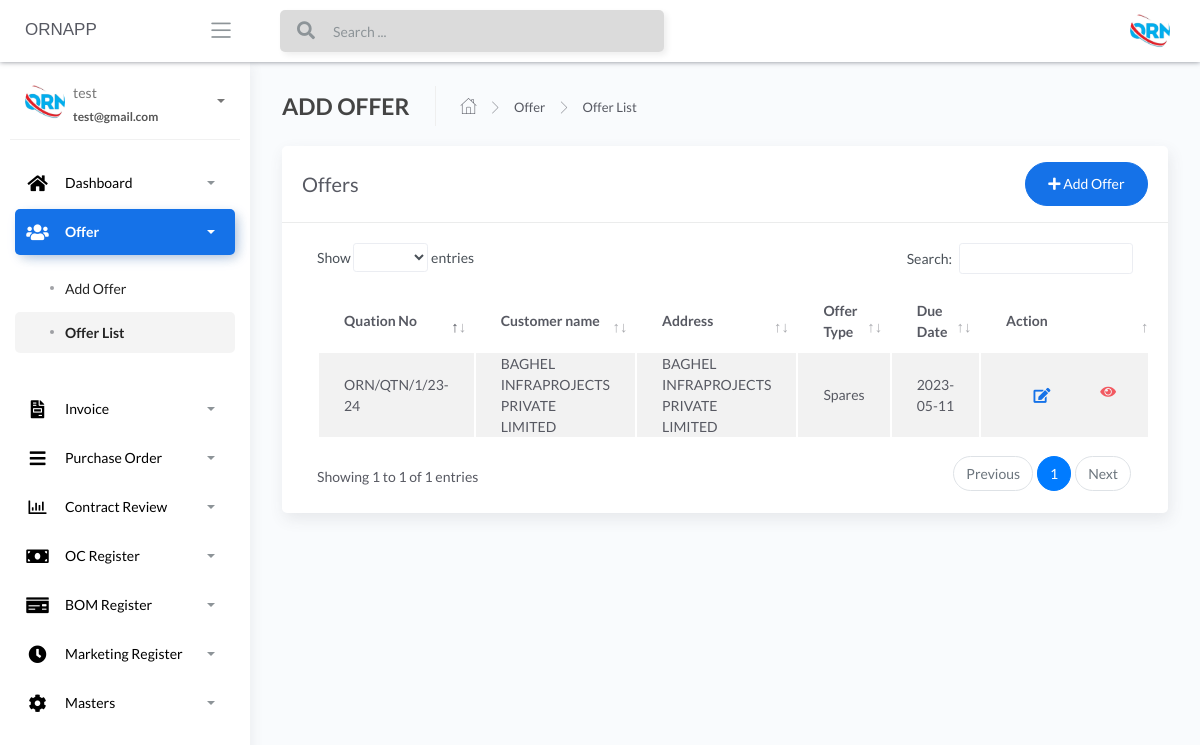
Before: /offer-offerlist (signed in) with the older database file.
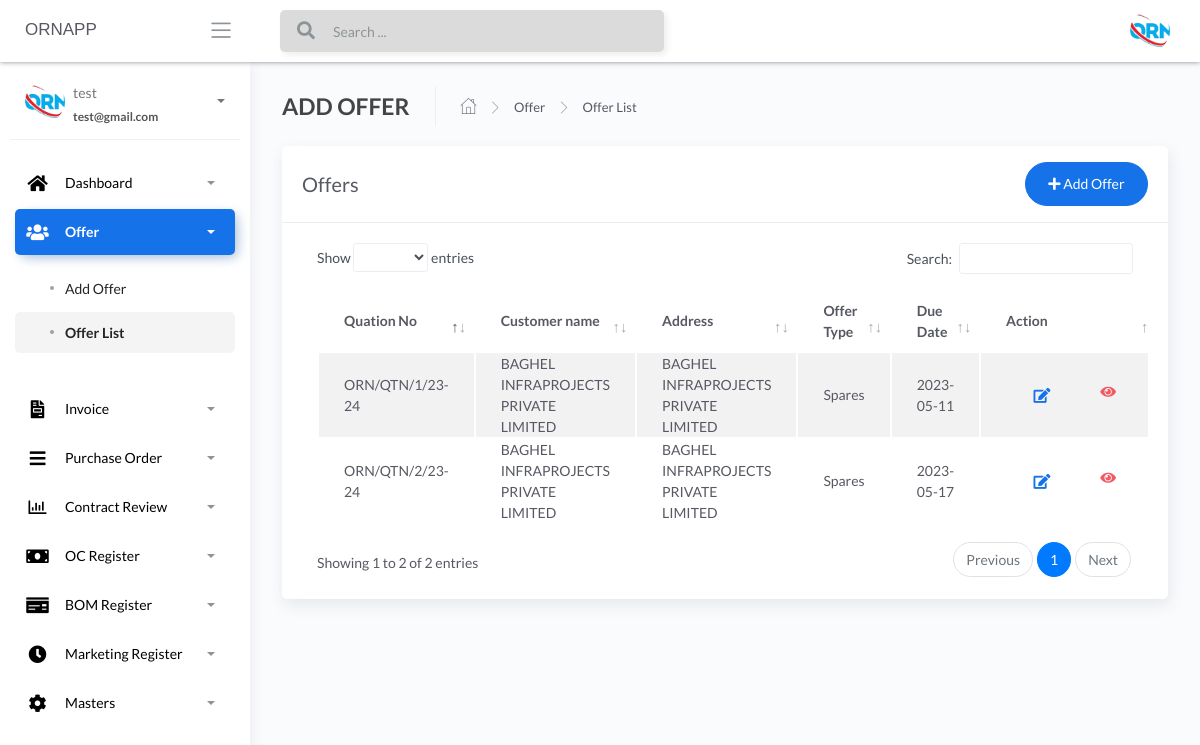
After: the same page with the newer database file.
### apps/authentication/models.py (models this page shows, shortened)
class Users(db.Model, UserMixin):
    __tablename__ = 'Users'
    id = db.Column(db.Integer, primary_key=True)
    username = db.Column(db.String(64), unique=True)
    email = db.Column(db.String(64), unique=True)
    password = db.Column(db.LargeBinary)

### apps/home/models.py (models this page shows, shortened)
class AddOffer(db.Model):
    __tablename__ = "addoffer"
    id = db.Column(db.Integer, primary_key=True)
    customer_name_offer = db.Column(db.String())
    due_date_offer = db.Column(db.String())
    offer_type_offer = db.Column(db.String())
    quotation_number_offer = db.Column(db.String())
    marketing_person_offer = db.Column(db.String())
    currency_type_offer = db.Column(db.String())
    product_kit_offer_json = db.Column(db.String())
    total_amount_offer = db.Column(db.Float())
    freight_offer = db.Column(db.Float())
    cgst_igst_type_offer = db.Column(db.String())
    pf_percentage_offer = db.Column(db.Float())
    gst_offer = db.Column(db.Float())
    grand_total_offer = db.Column(db.Float())
    subject_offer = db.Column(db.String())
    reference_offer = db.Column(db.String())
    description_offer = db.Column(db.String())
    footer_description_offer = db.Column(db.String())
    notes_offer = db.Column(db.String())
    price_basis_offer = db.Column(db.String())
    PandFcharges_offer = db.Column(db.String())
    igst_terms_offer = db.Column(db.String())
    hsn_code_offer = db.Column(db.String())
    payment_terms_offer = db.Column(db.String())
    delivery_terms_offer = db.Column(db.String())
    freight_terms_offer = db.Column(db.String())
    validity_terms_offer = db.Column(db.String())
    warrenty_terms_offer = db.Column(db.String())
    contract_review_Order_No = db.Column(db.String())
    contract_review_Order_Date = db.Column(db.String())
    contract_review_PO_Qty = db.Column(db.Integer())
    contract_review_Billing_Address = db.Column(db.String())
    contract_review_Delivery_Address_1 = db.Column(db.String())
    contract_review_Delivery_Address_2 = db.Column(db.String())
    contract_review_Delivery_Address_3 = db.Column(db.String())
    contract_review_Delivery_Address_4 = db.Column(db.String())
    contract_review_Delivery_Address_5 = db.Column(db.String())
    contract_review_Offer_No = db.Column(db.String())
    contract_review_Total_Cost = db.Column(db.Float())
    contract_review_price = db.Column(db.String())
    contract_review_price_1 = db.Column(db.String())
    contract_review_price_2 = db.Column(db.String())
    contract_review_packing_and_Forwarding = db.Column(db.String())
    contract_review_packing_and_Forwarding_1 = db.Column(db.String())
    contract_review_packing_and_Forwarding_2 = db.Column(db.String())
    contract_review_gst = db.Column(db.String())
    contract_review_gst_1 = db.Column(db.String())
    contract_review_gst_2 = db.Column(db.String())
    contract_review_delivery = db.Column(db.String())
    contract_review_delivery_1 = db.Column(db.String())
    contract_review_delivery_2 = db.Column(db.String())
    contract_review_warrantly = db.Column(db.String())
    contract_review_warrantly_1 = db.Column(db.String())
    contract_review_warrantly_2 = db.Column(db.String())
    contract_review_terms_of_pay = db.Column(db.String())
    contract_review_terms_of_pay_1 = db.Column(db.String())
    contract_review_terms_of_pay_2 = db.Column(db.String())
    contract_review_freight = db.Column(db.String())
    contract_review_freight_1 = db.Column(db.String())
    contract_review_freight_2 = db.Column(db.String())
    contract_review_preferred_transporter = db.Column(db.String())
    contract_review_preferred_transporter_1 = db.Column(db.String())
    contract_review_preferred_transporter_2 = db.Column(db.String())
    contract_review_contact_person = db.Column(db.String())
    contract_review_telephone_number = db.Column(db.String())
    contract_review_email_id = db.Column(db.String())
    contract_review_notes = db.Column(db.String())
    contract_review_approve = db.Column(db.INT())
    offer_conformation_number = db.Column(db.String())

### apps/home/routes.py (the view)
@blueprint.route('/offer-offerlist', methods=['GET', 'POST'])
@login_required
def retrieve_list():
    add_user = AddOffer.query.all()
    return render_template('home/users.html',add_user=add_user, segment='offer-offerlist')

### apps/__init__.py (called while the page is built)
def configure_database(app):
    @app.before_first_request
    def initialize_database():
        db.create_all()
    @app.teardown_request
    def shutdown_session(exception=None):
        db.session.remove()

### apps/authentication/models.py (called while the page is built)
@login_manager.user_loader
def user_loader(id):
    return Users.query.filter_by(id=id).first()

### apps/templates/home/users.html (shortened to what this page needs)
{% extends "layouts/base.html" %}
{% block content %}
	<div class="content">
		<div class="page-inner">
			<div class="page-header">
				<h4 class="page-title">ADD OFFER</h4>
				<ul class="breadcrumbs">
					<li class="nav-home">
						<a href="#">
							<i class="flaticon-home"></i>
						</a>
					</li>
					<li class="separator">
						<i class="flaticon-right-arrow"></i>
					</li>
					<li class="nav-item">
						<a href="#">Offer</a>
					</li>
					<li class="separator">
						<i class="flaticon-right-arrow"></i>
					</li>
					<li class="nav-item">
						<a href="#">Offer List</a>
					</li>
				</ul>
			</div>
			<div class="row">
				<div class="col-md-12">
					<div class="card">
						<div class="card-header">
							<div class="d-flex align-items-center">
								<h4 class="card-title">Offers</h4>
								<a href="/offer-addoffer" class="ml-auto">
									<button class="btn btn-primary btn-round ml-auto" data-toggle="modal"
										data-target="#addRowModal">
										<i class="fa fa-plus"></i>
										Add Offer
									</button>
								</a>
							</div>
						</div>
						<div class="card-body">
							<div class="table-responsive">
								<table id="add-row" class="display table table-striped table-hover" >
									<thead>
										<tr>
											<th>Quation No</th>
											<th>Customer name</th>
                                            <th>Address</th>
											<th>Offer Type</th>
											<th>Due Date</th>
											<th style="width: 10%">Action</th>
										</tr>
									</thead>
									<tbody>
										{% for user in add_user %}
											<tr
											{% if loop.index %2==0 %}
											{% else %}
											{% endif %}
											>
											<td>{{user.quotation_number_offer}}</td>
											<td>{{user.customer_name_offer}}</td>
											<td>{{user.customer_name_offer}}</td>
											<td>{{user.offer_type_offer}}</td>
											<td>{{user.due_date_offer}}</td>
											<td>
											<div class="form-button-action">
											<span style="font-size: 24px;color:green;">
											<a href="/" type="button" data-toggle="tooltip" title="" class="btn btn-link btn-primary btn-lg" data-original-title="Edit Task"> <i class="fas fa-edit" ></i></a>
											</span>
											<span style="font-size: 24px;color:red;">
											<a href="/{{user.id}}/offer_pdf" type="button" data-toggle="tooltip" title="" class="btn btn-link btn-danger" data-original-title="view"> <i class="fa fa-eye"></i></a>
											</span>
											</div>
											</td>
										</tr>
									{% endfor %}
									</tbody>
								</table>
							</div>
						</div>
					</div>
				</div>
			</div>
		</div>
	</div>
{% endblock content %}

### apps/templates/layouts/base.html (shortened to what this page needs)
<!DOCTYPE html>
<html lang="en">
<head>
	<link rel="stylesheet" href="/static/assets/css/bootstrap.min.css">
	<link rel="stylesheet" href="/static/assets/css/atlantis.min.css">
</head>
<body data-background-color="white">
	<div class="wrapper">
        {% include 'includes/navigation.html' %}
        {% include 'includes/sidebar.html' %}
		<div class="main-panel">
			{% block content %}{% endblock content %}
		</div>
	</div>
</body>
</html>

### apps/templates/includes/navigation.html (shortened to what this page needs)
		<div class="main-header">
			<div class="logo-header" data-background-color="white">
				<a href="" class="logo">
					<h style="font-family: Arial">ORNAPP</h>
				</a>
				<div class="nav-toggle">
					<button class="btn btn-toggle toggle-sidebar">
						<i class="icon-menu"></i>
					</button>
				</div>
			</div>
			<nav class="navbar navbar-header navbar-expand-lg" data-background-color="white">
				{% if current_user.is_authenticated %}
				<div class="container-fluid">
					<div class="collapse" id="search-nav">
						<form class="navbar-left navbar-form nav-search mr-md-3">
							<div class="input-group">
								<div class="input-group-prepend">
									<button type="submit" class="btn btn-search pr-1">
										<i class="fa fa-search search-icon"></i>
									</button>
								</div>
								<input type="text" placeholder="Search ..." class="form-control">
							</div>
						</form>
					</div>
					<ul class="navbar-nav topbar-nav ml-md-auto align-items-center">
						<li class="nav-item dropdown hidden-caret">
							<a class="dropdown-toggle profile-pic" data-toggle="dropdown" href="#" aria-expanded="false">
								<div class="avatar-sm">
									<img src="/static/assets/img/logo.jpg" alt="..." class="avatar-img rounded-circle">
								</div>
							</a>
						</li>
					</ul>
				</div>
				{% endif %}
			</nav>
        </div>

### apps/templates/includes/sidebar.html (shortened to what this page needs)
		<div class="sidebar sidebar-style-2" data-background-color="white">
			<div class="sidebar-wrapper scrollbar scrollbar-inner">
				<div class="sidebar-content">
				{% if current_user.is_authenticated %}
					<div class="user">
						<div class="avatar-sm float-left mr-2">
							<img src="/static/assets/img/logo.jpg" alt="..." class="avatar-img rounded-circle">
						</div>
						<div class="info">
							<a data-toggle="collapse" href="#collapseExample" aria-expanded="true">
								<span>
									{{ current_user.username }}
									<span class="user-level">
										{{ current_user.email }}
									</span>
									<span class="caret"></span>
								</span>
							</a>
						</div>
					</div>
					<ul class="nav nav-primary">
						<li class="nav-item {% if 'dashboard' in segment %} active {% endif %}">
							<a data-toggle="collapse" href="#dashboard" aria-expanded="false">
								<i style="color:black;" class="fas fa-home"></i>
								<p style="color:black;">Dashboard</p>
								<span class="caret"></span>
							</a>
						</li>
						<li class="nav-item {% if 'offer-' in segment %} active {% endif %}">
							<a data-toggle="collapse" href="#base">
								<i  style="color:black;" class="fas fa-users"></i>
								<p  style="color:black;">Offer</p>
								<span class="caret"></span>
							</a>
							<div class="collapse {% if 'offer-' in segment %} show {% endif %}" id="base">
								<ul class="nav nav-collapse">
									<li class="{% if 'offer-addoffer' in segment %} active {% endif %}">
										<a href="/offer-addoffer">
											<span  style="color:black;" class="sub-item">Add Offer</span>
										</a>
									</li>
									<li class="{% if 'offer-offerlist' in segment %} active {% endif %}">
										<a href="/offer-offerlist">
											<span  style="color:black;" class="sub-item">Offer List</span>
										</a>
									</li>
								</ul>
							</div>
						</li>
						<li class="nav-item {% if 'invoice' in segment %} active {% endif %}">
							<a data-toggle="collapse" href="#invoice">
								<i  style="color:black;" class="fas fa-file-invoice"></i>
								<p  style="color:black;">Invoice</p>
								<span class="caret"></span>
							</a>
						</li>
						<li class="nav-item {% if 'purchaseorder' in segment %} active {% endif %}">
							<a data-toggle="collapse" href="#purchaseorder">
								<i  style="color:black;" class="fas fa-bars"></i>
								<p  style="color:black;">Purchase Order</p>
								<span class="caret"></span>
							</a>
						</li>
						<li class="nav-item {% if 'contractreview' in segment %} active {% endif %}">
							<a data-toggle="collapse" href="#contractreview">
								<i  style="color:black;" class="far fa-chart-bar"></i>
								<p  style="color:black;">Contract Review</p>
								<span class="caret"></span>
							</a>
						</li>
						<li class="nav-item {% if 'OcRegister' in segment %} active {% endif %}">
							<a data-toggle="collapse" href="#OcRegister">
								<i  style="color:black;" class="fas fa-money-bill"></i>
								<p  style="color:black;">OC Register</p>
								<span class="caret"></span>
							</a>
						</li>
						<li class="nav-item {% if 'BOMRegister' in segment %} active {% endif %}">
							<a data-toggle="collapse" href="#BOMRegister">
								<i  style="color:black;" class="fas fa-money-check"></i>
								<p  style="color:black;">BOM Register</p>
								<span class="caret"></span>
							</a>
						</li>
						<li class="nav-item {% if 'MarketingRegister' in segment %} active {% endif %}">
							<a data-toggle="collapse" href="#MarketingRegister">
								<i  style="color:black;" class="fas fa-clock"></i>
								<p  style="color:black;">Marketing Register</p>
								<span class="caret"></span>
							</a>
						</li>
						<li class="nav-item {% if 'masters' in segment %} active {% endif %}">
							<a data-toggle="collapse" href="#masters">
								<i  style="color:black;" class="fas fa-cog fa-spin"></i>
								<p  style="color:black;">Masters</p>
								<span class="caret"></span>
							</a>
						</li>
					</ul>
				{% endif %}
				</div>
			</div>
		</div>

Changed rows visible on the page:
added AddOffer: quotation_number_offer "ORN/QTN/2/23-24", customer_name_offer "BAGHEL INFRAPROJECTS PRIVATE LIMITED", offer_type_offer "Spares", due_date_offer "2023-05-17"
Other visible differences:
text written by a page script: "Show entries Search: Showing 1 to 1 of 1 entries Previous 1 Next" → "Show entries Search: Showing 1 to 2 of 2 entries Previous 1 Next"
